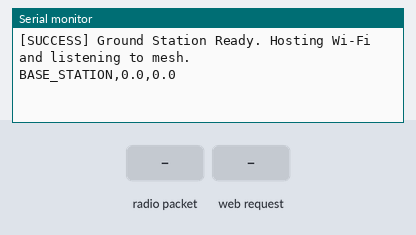
A sketch run on a simulated ESP32. Parts: the last lines printed to the serial monitor. Inputs (shaded band) come from the test bench. No radio packets arrive unless stated.

Above: at 1.2 s.
1.3 s: radio packet "TRUCK_" arrives
At 1.9 s:
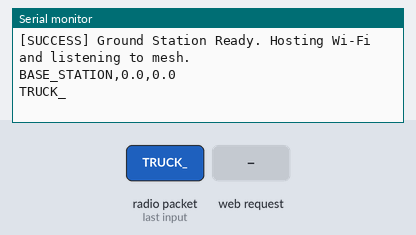
2.8 s: HTTP request GET /update?lat=1&lng=1 received
At 3.6 s:
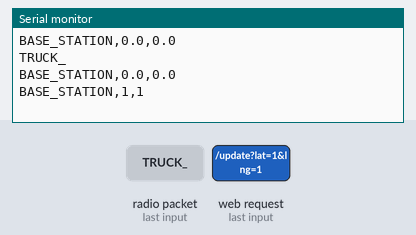

Measured:
- after the input at 1.3 s, the serial monitor: prints a new line at once (image 1)
- after the input at 2.8 s, the serial monitor: prints a new line after 0.20 s (image 2)

The sketch:

ground_station.ino
```cpp
#include <WiFi.h>
#include <WebServer.h>
#include <SPI.h>
#include <LoRa.h>

WebServer server(80);

// Optimized ESP32 LoRa Pins
const int csPin = 5;      // G5 (CS / NSS)
const int resetPin = 22;  // G22 (RST)
const int irqPin = -1;    // Disabled (polling)

// Anchor (Base Station) GPS Data
String anchorLat = "0.0";
String anchorLng = "0.0";

// Timers
unsigned long lastGpsTime = 0;
const unsigned long gpsTimeout = 4000; // 4 seconds timeout for phone disconnect
unsigned long lastSerialTime = 0;

// Webpage HTML with Robust Continuous GPS Polling
const char PAGE_HTML[] PROGMEM = R"=====(
<!DOCTYPE html>
<html><head><meta name="viewport" content="width=device-width, initial-scale=1">
<style>body{font-family: Arial; text-align: center; margin-top: 50px; background-color: #f4f4f9;}</style>
<title>Ground Station</title></head><body>
<h2>Ground Station Anchor</h2>
<p style="color: #666;">Connected to: <b>GroundStation</b></p>
<p id="status">Waiting for location...</p>
<h3 id="coords" style="color: blue;"></h3>
<script>
  // Switch to watchPosition (event-driven) — fires only when GPS actually changes.
  // This avoids hammering the ESP32 HTTP server 2x per second with cached coordinates.
  let currentLat = "0.0";
  let currentLng = "0.0";
  function sendUpdate(lat, lng) {
    fetch('/update?lat=' + lat + '&lng=' + lng).catch(e => console.error(e));
  }
  if (navigator.geolocation) {
    navigator.geolocation.watchPosition(
      function(pos) {
        currentLat = pos.coords.latitude.toFixed(6);
        currentLng = pos.coords.longitude.toFixed(6);
        document.getElementById("status").innerHTML = "Anchor fixed. Streaming to Unity...";
        document.getElementById("coords").innerHTML = "Anchor Lat: " + currentLat + "<br>Anchor Lng: " + currentLng;
        sendUpdate(currentLat, currentLng);
      },
      function(err) {
        document.getElementById("status").innerHTML = "<span style='color:orange'>GPS: " + err.message + "</span>";
      },
      { enableHighAccuracy: true, timeout: 10000, maximumAge: 2000 }
    );
  }
</script>
</body></html>
)=====";

void handleRoot() {
  server.send(200, "text/html", PAGE_HTML);
}

void handleUpdate() {
  if (server.hasArg("lat") && server.hasArg("lng")) {
    anchorLat = server.arg("lat");
    anchorLng = server.arg("lng");

    lastGpsTime = millis(); // Reset watchdog timer

    server.send(200, "text/plain", "OK");
  } else {
    server.send(400, "text/plain", "Missing args");
  }
}

void setup() {
  Serial.begin(115200);
  while (!Serial);

  LoRa.setPins(csPin, resetPin, irqPin);

  if (!LoRa.begin(433E6)) {
    Serial.println("\n[ERROR] ESP32 LoRa init failed!");
    while (true) delay(1000);
  }
  LoRa.setSpreadingFactor(7);     // Fastest transmission mode
  LoRa.setSignalBandwidth(250E3); // Widen data pipe to 250kHz

  // Base Station Wi-Fi is an OPEN network for immediate connection
  WiFi.softAP("GroundStation");

  server.on("/", handleRoot);
  server.on("/update", handleUpdate);
  server.begin();

  Serial.println("\n[SUCCESS] Ground Station Ready. Hosting Wi-Fi and listening to mesh.");
}

void loop() {
  server.handleClient();

  // 1. Watchdog: If phone disconnects or stops sending GPS, revert to 0.0
  if (millis() - lastGpsTime > gpsTimeout) {
    anchorLat = "0.0";
    anchorLng = "0.0";
  }

  // 2. Listen to LoRa Mesh for incoming Fleet Trucks
  int packetSize = LoRa.parsePacket();
  if (packetSize) {
    String incoming = "";
    while (LoRa.available()) {
      char c = (char)LoRa.read();
      if (isPrintable(c)) {
        incoming += c;
      }
    }

    // Forward Truck telemetry to Unity via USB Serial immediately (No delays!)
    if (incoming.startsWith("TRUCK_")) {
      Serial.println(incoming);
    }
  }

  // Broadcast BASE_STATION at 1Hz — matches phone GPS hardware update rate.
  // Previous 200ms rate flooded 433MHz with 5 duplicate packets/sec,
  // causing airwave collisions whenever the truck also tried to transmit.
  if (millis() - lastSerialTime > 1000) {
    lastSerialTime = millis();

    String anchorPayload = "BASE_STATION," + anchorLat + "," + anchorLng;

    // Stream to Laptop / Unity
    Serial.println(anchorPayload);

    // Broadcast over RF to Truck Nodes
    LoRa.beginPacket();
    LoRa.print(anchorPayload);
    LoRa.endPacket();
  }
}
```
